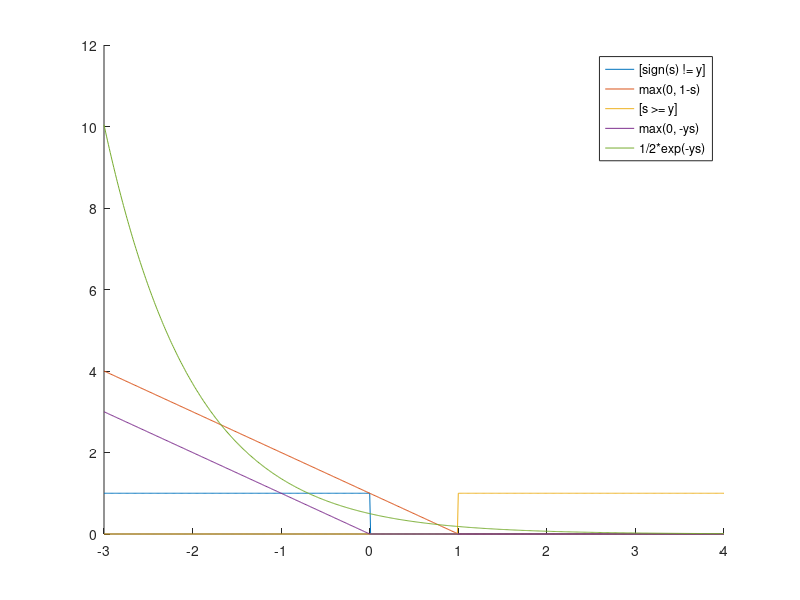
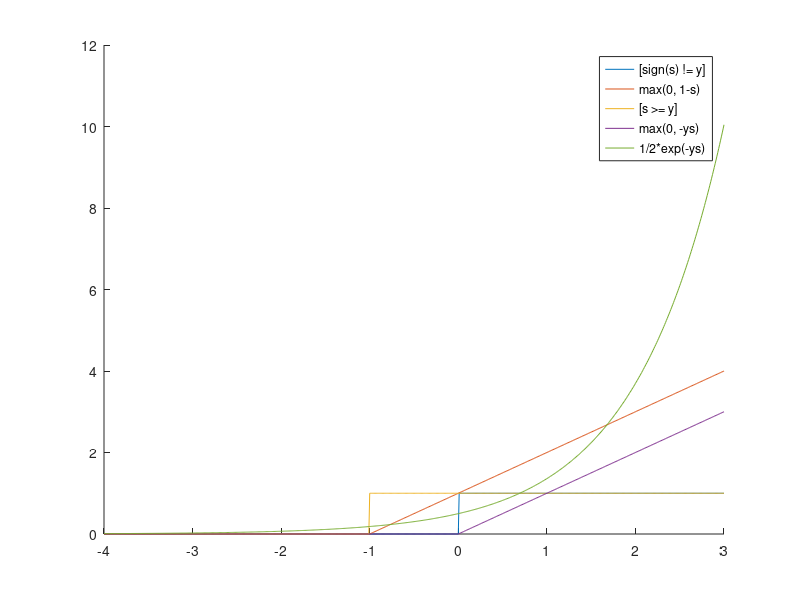

Write MATLAB code to recreate these figures, in order.
function question4
figure('Name','y = 1');
plot_bounds(1, -3, 4);
figure('Name','y = -1');
plot_bounds(-1, -4, 3);
disp("Press any key to leave");
pause;
close all;
end

function plot_bounds(y, range_min, range_max)
s = [range_min:0.01:range_max];
[dummy, seq_size] = size(s);
target_seq = zeros(1, seq_size);
err1_seq = zeros(1, seq_size);
err2_seq = zeros(1, seq_size);
err3_seq = zeros(1, seq_size);
err4_seq = zeros(1, seq_size);
for i = 1:seq_size
    target_seq(i) = target(y, s(i));
    err1_seq(i) = err1(y, s(i));
    err2_seq(i) = err2(y, s(i));
    err3_seq(i) = err3(y, s(i));
    err4_seq(i) = err4(y, s(i));
end
hold on
plot(s, target_seq);
plot(s, err1_seq)
plot(s, err2_seq)
plot(s, err3_seq)
plot(s, err4_seq)
legend('[sign(s) != y]', 'max(0, 1-s)', '[s >= y]', 'max(0, -ys)', '1/2*exp(-ys)');
end

function result = sign(input)
if(input > 0)
    result = 1;
else
    result = -1;
end
end

function result = target(y, s)
if(sign(s) ~= y)
    result = 1;
else
    result = 0;
end
end

% y = 1 or -1
function result = err1(y, s)
value = 1 - y * s;
result = max(0, value);
end

function result = err2(y, s)
if s >= y
    result = 1;
else
    result = 0;
end
end

function result = err3(y, s)
value = -y * s;
result = max(0, value);
end

function result = err4(y, s)
result = 1 / 2 * exp(-y * s);
end

function result = max(value1, value2)
if value1 > value2
    result = value1;
elseif value1 < value2
    result = value2;
else
    result = value1;
end
end